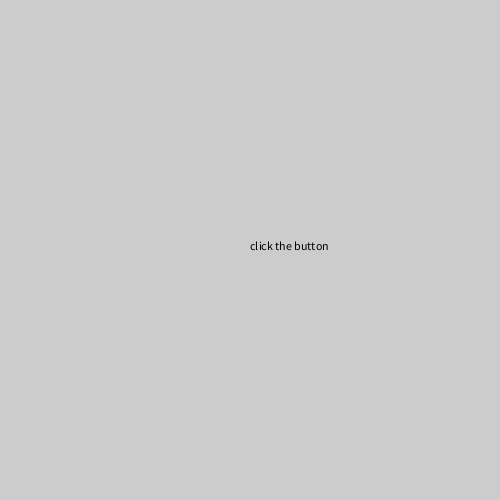
Frame 1 (no input)
Frame 60 (the mouse pressed at the canvas centre just before this capture): identical to frame 1, image omitted
Frame 120 (the mouse held since frame 60 and released just before this capture): identical to frame 1, image omitted

The Processing sketch that drew this single still picture (run headless with seeded random() and noise(); from frame 60 on, the mouse is pressed at the canvas centre):

// Processing sketch: code_challenge_3_function_example
// ── code_challenge_3_function_example.pde
//Code Challenge 3 Prompt
//Write a function that takes an int 
//parameter and then draws that many 
//10 x 10 pixel ellipses to the screen 
//in random colors and positions. 
//Call this function each time the mouse
//is pressed. 

void setup() {
  size(500, 500);
  fill(0);
  text("click the button", width/2, height/2);
}

void draw() {
}

//Defining the drawRects() function
//we have an int parameter here called "num rects"
void drawRects(int numRects) {
  //this function takes the numRects variable that we
  //are passing into the drawRects function and loops through
  //the for loop that many times.
  for(int i = 0; i < numRects; i++) {
    //each time through the for loop, we draw a rect.
    //e.g. if numRects is 100, it will loop through 100 
    //times and draw 100 rects. If numRects is 2000, it
    //will loop through 2000 times and draw 2000 rects. 
    //and if numRects is 1, it will loop through only 1
    //time and will only draw 1 rect.
    rect(random(width), random(height), 10, 10);
  }
}

//THIS ONLY RUNS WHEN THE MOUSE IS PRESSED!
void mousePressed() {
  //fill red
  fill(255, 0, 0);
  //we are calling the drawRects() function with a parameter
  //of 1000 - it will draw 1000 red rects to the screen.
  drawRects(1000);
  //fill green
  fill(0, 255, 0);
  //we call drawRects() with parameter 100.
  //100 green rects should appear
  drawRects(100);
  //fill blue
  fill(0, 0, 255);
  //we call drawRects() with parameter 25.
  //25 blue rects should appear
  drawRects(25);
}
